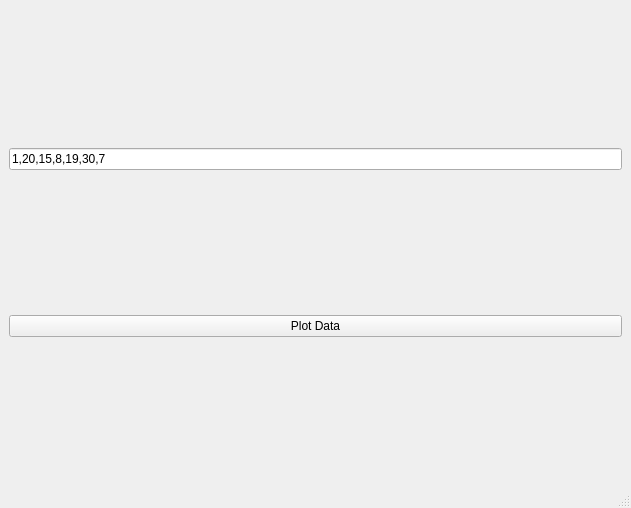
<?xml version="1.0" encoding="UTF-8"?>
<ui version="4.0">
 <class>MainWindow</class>
 <widget class="QMainWindow" name="MainWindow">
  <property name="geometry">
   <rect>
    <x>0</x>
    <y>0</y>
    <width>631</width>
    <height>508</height>
   </rect>
  </property>
  <property name="windowTitle">
   <string>MainWindow</string>
  </property>
  <widget class="QWidget" name="centralwidget">
   <layout class="QVBoxLayout" name="verticalLayout_2">
    <item>
     <widget class="QLineEdit" name="lineEditInput">
      <property name="text">
       <string>1,20,15,8,19,30,7</string>
      </property>
     </widget>
    </item>
    <item>
     <widget class="QPushButton" name="pushButtonPlotData">
      <property name="text">
       <string>Plot Data</string>
      </property>
     </widget>
    </item>
    <item>
     <layout class="QVBoxLayout" name="verticalLayout"/>
    </item>
   </layout>
  </widget>
  <widget class="QMenuBar" name="menubar">
   <property name="geometry">
    <rect>
     <x>0</x>
     <y>0</y>
     <width>631</width>
     <height>22</height>
    </rect>
   </property>
  </widget>
  <widget class="QStatusBar" name="statusbar"/>
 </widget>
 <resources/>
 <connections/>
</ui>
